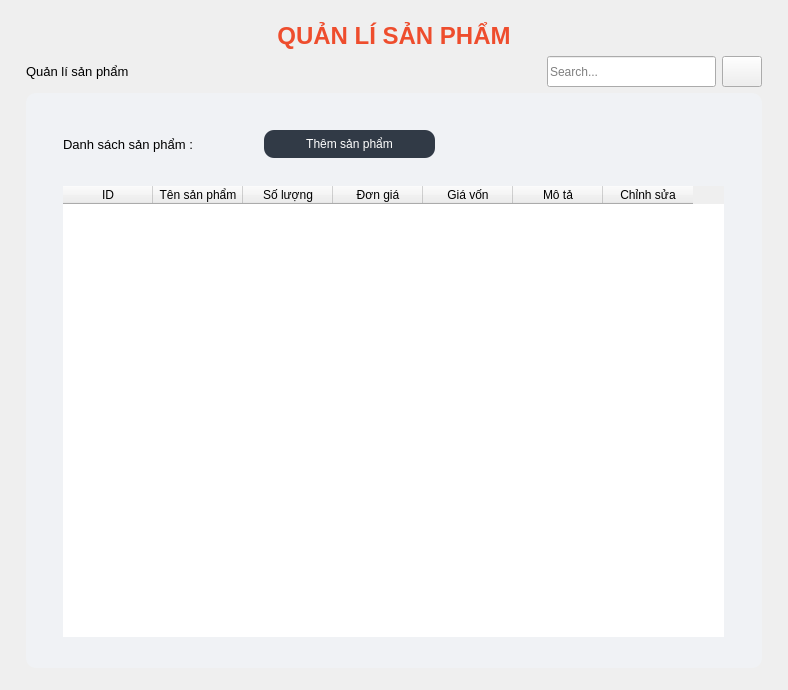
         <widget class="QWidget" name="product">
          <layout class="QGridLayout" name="gridLayout_8">
           <item row="0" column="1">
            <spacer name="verticalSpacer_7">
             <property name="orientation">
              <enum>Qt::Vertical</enum>
             </property>
             <property name="sizeHint" stdset="0">
              <size>
               <width>20</width>
               <height>11</height>
              </size>
             </property>
            </spacer>
           </item>
           <item row="1" column="0">
            <spacer name="horizontalSpacer_10">
             <property name="orientation">
              <enum>Qt::Horizontal</enum>
             </property>
             <property name="sizeHint" stdset="0">
              <size>
               <width>15</width>
               <height>20</height>
              </size>
             </property>
            </spacer>
           </item>
           <item row="1" column="1">
            <layout class="QGridLayout" name="gridLayout_7">
             <item row="0" column="0">
              <widget class="QLabel" name="label">
               <property name="font">
                <font>
                 <pointsize>18</pointsize>
                 <weight>75</weight>
                 <bold>true</bold>
                </font>
               </property>
               <property name="styleSheet">
                <string notr="true">color : #EE4D2D;</string>
               </property>
               <property name="text">
                <string>QUẢN LÍ SẢN PHẨM</string>
               </property>
               <property name="alignment">
                <set>Qt::AlignCenter</set>
               </property>
              </widget>
             </item>
             <item row="1" column="0">
              <layout class="QHBoxLayout" name="horizontalLayout_14">
               <item>
                <widget class="QLabel" name="label_12">
                 <property name="font">
                  <font>
                   <pointsize>10</pointsize>
                  </font>
                 </property>
                 <property name="styleSheet">
                  <string notr="true"/>
                 </property>
                 <property name="text">
                  <string>Quản lí sản phẩm </string>
                 </property>
                </widget>
               </item>
               <item>
                <spacer name="horizontalSpacer_7">
                 <property name="orientation">
                  <enum>Qt::Horizontal</enum>
                 </property>
                 <property name="sizeHint" stdset="0">
                  <size>
                   <width>408</width>
                   <height>20</height>
                  </size>
                 </property>
                </spacer>
               </item>
               <item>
                <layout class="QHBoxLayout" name="horizontalLayout_3">
                 <item>
                  <widget class="QLineEdit" name="lineEdit_2">
                   <property name="minimumSize">
                    <size>
                     <width>131</width>
                     <height>31</height>
                    </size>
                   </property>
                   <property name="placeholderText">
                    <string>Search...</string>
                   </property>
                  </widget>
                 </item>
                 <item>
                  <widget class="QPushButton" name="pushButton_9">
                   <property name="minimumSize">
                    <size>
                     <width>31</width>
                     <height>31</height>
                    </size>
                   </property>
                   <property name="text">
                    <string/>
                   </property>
                   <property name="icon">
                    <iconset resource="resource.qrc">
                     <normaloff>:/icons/icons/search-12-xxl.png</normaloff>:/icons/icons/search-12-xxl.png</iconset>
                   </property>
                  </widget>
                 </item>
                </layout>
               </item>
              </layout>
             </item>
             <item row="2" column="0">
              <widget class="QWidget" name="widget_2" native="true">
               <property name="styleSheet">
                <string notr="true">#widget_2 {
background-color: #f0f2f5;
border-radius : 10px;
}</string>
               </property>
               <layout class="QGridLayout" name="gridLayout_5">
                <item row="0" column="1">
                 <spacer name="verticalSpacer_5">
                  <property name="orientation">
                   <enum>Qt::Vertical</enum>
                  </property>
                  <property name="sizeHint" stdset="0">
                   <size>
                    <width>20</width>
                    <height>22</height>
                   </size>
                  </property>
                 </spacer>
                </item>
                <item row="1" column="0">
                 <spacer name="horizontalSpacer_8">
                  <property name="orientation">
                   <enum>Qt::Horizontal</enum>
                  </property>
                  <property name="sizeHint" stdset="0">
                   <size>
                    <width>28</width>
                    <height>20</height>
                   </size>
                  </property>
                 </spacer>
                </item>
                <item row="1" column="1">
                 <layout class="QGridLayout" name="gridLayout_3">
                  <property name="leftMargin">
                   <number>0</number>
                  </property>
                  <property name="horizontalSpacing">
                   <number>0</number>
                  </property>
                  <property name="verticalSpacing">
                   <number>21</number>
                  </property>
                  <item row="0" column="0">
                   <layout class="QHBoxLayout" name="horizontalLayout_5">
                    <item>
                     <widget class="QLabel" name="label_2">
                      <property name="minimumSize">
                       <size>
                        <width>201</width>
                        <height>41</height>
                       </size>
                      </property>
                      <property name="font">
                       <font>
                        <pointsize>10</pointsize>
                       </font>
                      </property>
                      <property name="text">
                       <string>Danh sách sản phẩm : </string>
                      </property>
                     </widget>
                    </item>
                    <item>
                     <widget class="QPushButton" name="themethemsanpham_btn">
                      <property name="minimumSize">
                       <size>
                        <width>171</width>
                        <height>28</height>
                       </size>
                      </property>
                      <property name="font">
                       <font>
                        <kerning>false</kerning>
                       </font>
                      </property>
                      <property name="styleSheet">
                       <string notr="true">background-color: #313a46;
color: #fff;
border-radius:10px</string>
                      </property>
                      <property name="text">
                       <string>Thêm sản phẩm</string>
                      </property>
                      <property name="checkable">
                       <bool>true</bool>
                      </property>
                      <property name="autoExclusive">
                       <bool>true</bool>
                      </property>
                     </widget>
                    </item>
                    <item>
                     <spacer name="horizontalSpacer_5">
                      <property name="orientation">
                       <enum>Qt::Horizontal</enum>
                      </property>
                      <property name="sizeHint" stdset="0">
                       <size>
                        <width>40</width>
                        <height>20</height>
                       </size>
                      </property>
                     </spacer>
                    </item>
                   </layout>
                  </item>
                  <item row="1" column="0">
                   <widget class="QTableWidget" name="table_sanpham">
                    <property name="minimumSize">
                     <size>
                      <width>661</width>
                      <height>451</height>
                     </size>
                    </property>
                    <property name="styleSheet">
                     <string notr="true">border-radius : 5px;</string>
                    </property>
                    <attribute name="horizontalHeaderDefaultSectionSize">
                     <number>90</number>
                    </attribute>
                    <column>
                     <property name="text">
                      <string>ID</string>
                     </property>
                    </column>
                    <column>
                     <property name="text">
                      <string>Tên sản phẩm</string>
                     </property>
                    </column>
                    <column>
                     <property name="text">
                      <string>Số lượng</string>
                     </property>
                    </column>
                    <column>
                     <property name="text">
                      <string>Đơn giá</string>
                     </property>
                    </column>
                    <column>
                     <property name="text">
                      <string>Giá vốn</string>
                     </property>
                    </column>
                    <column>
                     <property name="text">
                      <string>Mô tả</string>
                     </property>
                    </column>
                    <column>
                     <property name="text">
                      <string>Chỉnh sửa</string>
                     </property>
                    </column>
                   </widget>
                  </item>
                 </layout>
                </item>
                <item row="1" column="2">
                 <spacer name="horizontalSpacer_9">
                  <property name="orientation">
                   <enum>Qt::Horizontal</enum>
                  </property>
                  <property name="sizeHint" stdset="0">
                   <size>
                    <width>29</width>
                    <height>20</height>
                   </size>
                  </property>
                 </spacer>
                </item>
                <item row="2" column="1">
                 <spacer name="verticalSpacer_6">
                  <property name="orientation">
                   <enum>Qt::Vertical</enum>
                  </property>
                  <property name="sizeHint" stdset="0">
                   <size>
                    <width>20</width>
                    <height>22</height>
                   </size>
                  </property>
                 </spacer>
                </item>
               </layout>
              </widget>
             </item>
            </layout>
           </item>
           <item row="1" column="2">
            <spacer name="horizontalSpacer_11">
             <property name="orientation">
              <enum>Qt::Horizontal</enum>
             </property>
             <property name="sizeHint" stdset="0">
              <size>
               <width>15</width>
               <height>20</height>
              </size>
             </property>
            </spacer>
           </item>
           <item row="2" column="1">
            <spacer name="verticalSpacer_8">
             <property name="orientation">
              <enum>Qt::Vertical</enum>
             </property>
             <property name="sizeHint" stdset="0">
              <size>
               <width>20</width>
               <height>11</height>
              </size>
             </property>
            </spacer>
           </item>
          </layout>
         </widget>
